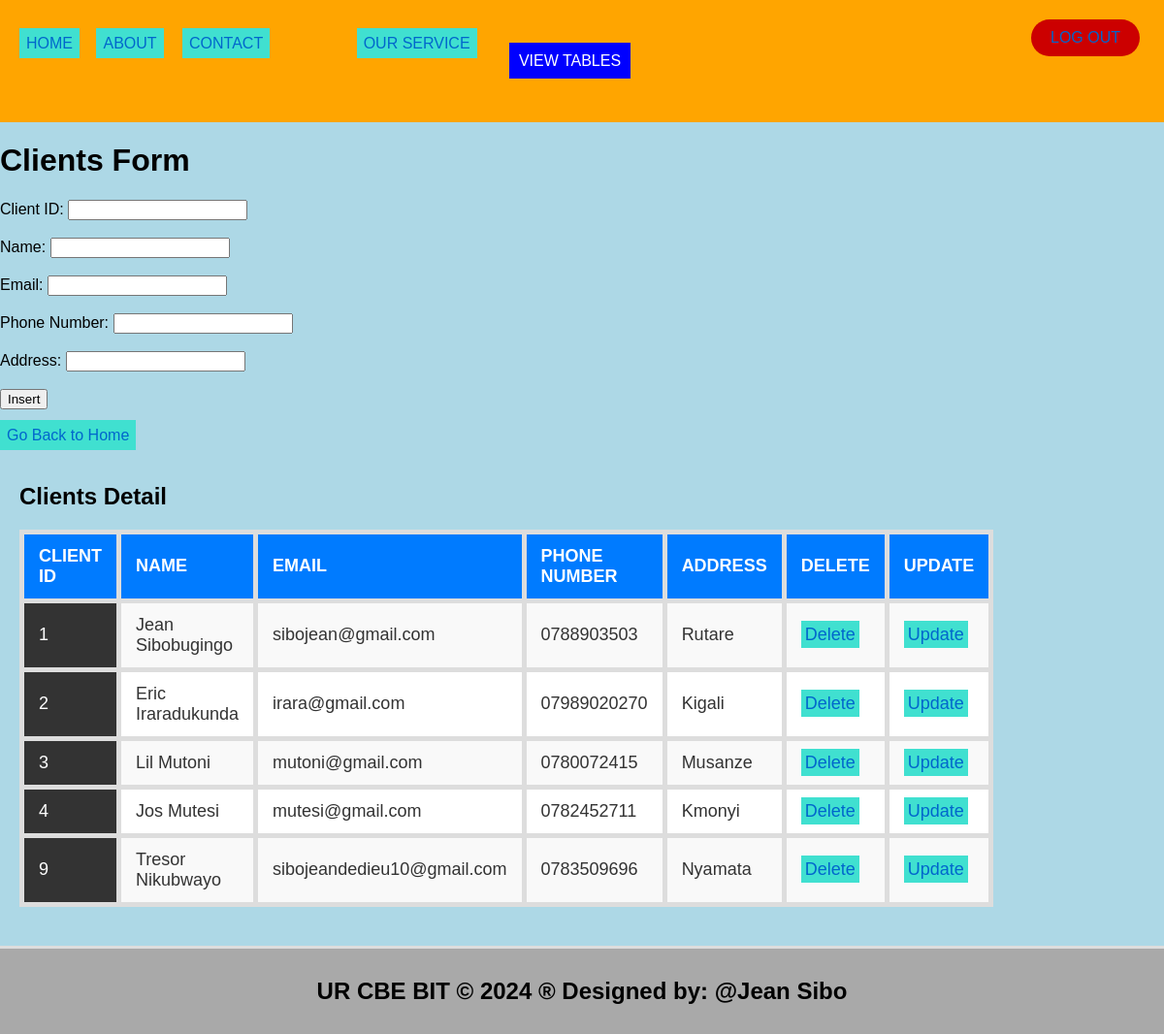
The page /client.php on the database its author committed.
### tables this page shows
CREATE TABLE `client` (
  `client_id` int(11) NOT NULL,
  `name` varchar(100) DEFAULT NULL,
  `email` varchar(100) DEFAULT NULL,
  `phone_number` varchar(15) DEFAULT NULL,
  `address` varchar(255) DEFAULT NULL
);

### client.php (the view, shortened to what this page needs)
 <!DOCTYPE html>
<html lang="en">
<head>
  <link rel="stylesheet" type="text/css" href="style.css">
</head>
<body style="background-color: lightblue;">
  <header>
    <ul style="list-style-type: none; padding: 0;">
      <li style="display: inline; margin-right: 10px;">
        <ul style="list-style-type: none; padding: 0;">
          <li style="display: inline; margin-right: 8px;"><a href="./home.html">HOME</a></li>
          <li style="display: inline; margin-right: 10px;"><a href="./about.html">ABOUT</a></li>
          <li style="display: inline; margin-right: 80px;">
        <a href="./contact.html">CONTACT</a>
        <li style="display: inline; margin-right: 80px;">
        <a href="./ourservice.html">OUR SERVICE</a>
      </li>
          <li class="dropdown" style="display: inline; margin-right: 10px;">
            <center>
          <li class="dropdown" style="display: inline; margin-right: 10px;">
        <a href="#" style="padding: 10px; color: white; background-color: blue; text-decoration: none; margin-right: 15px;">VIEW TABLES</a>
          </li>
        </center>
          </li>
        </ul>
      </li>
    </ul>
  </header>
    <a class="logout" href="logout.php">LOG OUT</a>
  <body style="background-color: yellowgreen;">
    <h1>Clients Form</h1>
    <form method="post" onsubmit="return confirmInsert();">
      <label for="client_id">Client ID:</label>
      <input type="number" id="client_id" name="client_id" required><br><br>
      <label for="name">Name:</label>
      <input type="text" id="name" name="name" required><br><br>
      <label for="email">Email:</label>
      <input type="email" id="email" name="email" required><br><br>
      <label for="phone_number">Phone Number:</label>
      <input type="text" id="phone_number" name="phone_number" required><br><br>
      <label for="address">Address:</label>
      <input type="text" id="address" name="address" required><br><br>
      <input type="submit" name="add" value="Insert"><br><br>
      <a href="./home.html">Go Back to Home</a>
    </form>
    <?php
    include('database_connection.php');
    ?>
    <section>
      <h2>Clients Detail</h2>
      <table>
        <tr>
          <th>Client ID</th>
          <th>Name</th>
          <th>Email</th>
          <th>Phone Number</th>
          <th>Address</th>
          <th>Delete</th>
          <th>Update</th>
        </tr>
        <?php
        $sql = "SELECT * FROM client";
        $result = $connection->query($sql);
        if ($result->num_rows > 0) {
          while ($row = $result->fetch_assoc()) {
            echo "<tr>
              <td>{$row['client_id']}</td>
              <td>{$row['name']}</td>
              <td>{$row['email']}</td>
              <td>{$row['phone_number']}</td>
              <td>{$row['address']}</td>
              <td><a style='padding:4px' href='delete_client.php?client_id={$row['client_id']}'>Delete</a></td>
              <td><a style='padding:4px' href='update_client.php?client_id={$row['client_id']}'>Update</a></td>
            </tr>";
          }
        } else {
          echo "<tr><td colspan='7'>No data found</td></tr>";
        }
        ?>
      </table>
    </section>
    <footer>
      <h2>UR CBE BIT &copy; 2024 &reg; Designed by: @Jean  Sibo</h2>
    </footer>
  </body>
</html>

### style.css (style rules this page uses)
body { font-family: Arial, sans-serif; margin: 0; padding: 0; }
.dropdown { position: relative; display: none; margin-right: 15px; }
body { font-family: Arial,sans-serif; margin:0; padding:0; }
header { background-color:orange; padding: 20px; }
footer { text-align: center; padding: 15px; background-color:orange; }
.dropdown { position: right; display:right; direction:rtl; }
section { padding:28px; border-bottom: 1px solid #ddd; }

### client.php (style rules this page uses)
a:link { color: #0066cc; text-decoration: none; }
a { padding: 7px; color: white; background-color: turquoise; text-decoration: none; margin-right: 5px; }
table { width: 75%; border-collapse: collapse; margin: 20px 0; font-size: 18px; text-align: left; }
td:first-child { background-color: #333333; color: #ffffff; }
th, td { padding: 12px 15px; border: 5px solid #ddd; }
th { background-color: #f4f4f4; color: #333; }
tr:nth-child(even) { background-color: #f9f9f9; }
tr:nth-child(odd) { background-color: #fff; }
th { font-weight: bold; text-transform: uppercase; background-color: #007BFF; color: white; }
td { color: #333; }
section { padding: 20px; border-bottom: 3px solid #ddd; }
.logout { position: absolute; top: 20px; right: 20px; color: green; background-color: #cc0000; padding: 10px 20px; text-decoration: none; border-radius: 20px; transition: background-color 0.3s ease; }
footer { text-align: center; padding: 10px; background-color: darkgray; }

### rows shown on the page
client: client_id "1", name "Jean Sibobugingo", email "sibojean@gmail.com", phone_number "0788903503", address "Rutare"
client: client_id "2", name "Eric Iraradukunda", email "irara@gmail.com", phone_number "07989020270", address "Kigali"
client: client_id "3", name "Lil Mutoni", email "mutoni@gmail.com", phone_number "0780072415", address "Musanze"
client: client_id "4", name "Jos Mutesi", email "mutesi@gmail.com", phone_number "0782452711", address "Kmonyi"
client: client_id "9", name "Tresor Nikubwayo", email "sibojeandedieu10@gmail.com", phone_number "0783509696", address "Nyamata"
